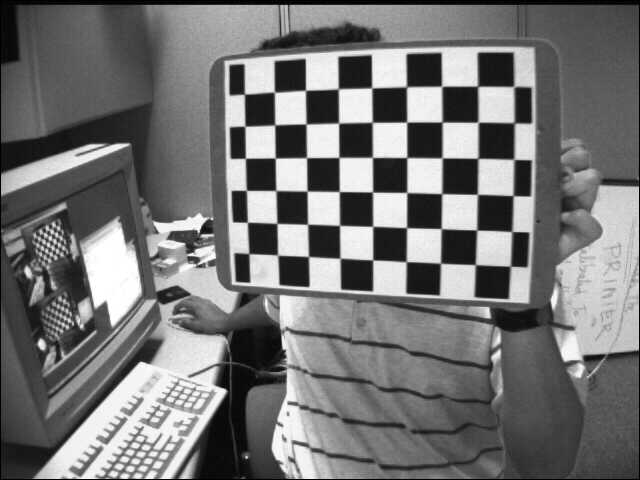
#> input picture Assignment 8/calibration/left01.jpg, 640 x 480 px; its folder holds only this picture in this run
$ jupyter execute Assignment_8.ipynb
#> lines starting #> are read from the running program, lines starting #| are printed output that depends on the picture; after the words box and inside, x2 and y2 are one past the last pixel; in counts of white or black regions, pixels touching at a corner belong together; long printed decimals are rounded
# Camera calibration

In this notebook, we experiment with camera calibration in Opencv22.

## Task 1 - Camera Calibration (70%)

Load the given images of a checkerboard in the folder "calibration" and use them for camera calibration with OpenCV.
The calibraton model should estimate a radial/tangential distortion model with 3 radial and 2 tangential parameters.
You can use all OpenCV functions. Make sure to refine the found corner locations with `cv2.cornerSubPix`.
For the given images, assume a checkerboard grid of 9x6 cells. Show the found corner locations of the first 3 images in the notebook (``cv2.drawChessboardCorners``).
Perform calibration by assuming the physical size of one checkerboard cell is 2.5 cm.
After calibration, calculate the mean, the closest and the farthest distance to the center of the calibration target to the camera over the different views.
(Hint: define the checkerboard object coordinates in a way that the center is at the origin and calculate the distances via the norm of the translation part of the pose)
<!-- At the end of your program, print the camera matrix, the 5 distortion coefficients and the obtained mean, min and max distance to the calibration target center.   -->

Useful functions:
* ``glob.glob('./<folder>/*.jpg')``  (returns a list of all .jpg files in the given subfolder)
* ``cv2.findChessboardCorners`` (use ``cv2.CALIB_CB_ADAPTIVE_THRESH``, ``cv2.CALIB_CB_FAST_CHECK``, and ``cv2.CALIB_CB_NORMALIZE_IMAGE`` flags)
* ``cv2.cornerSubPix``
* ``cv2.drawChessboardCorners`` (to visually verify that the checkerboard was detected correctly)
* ``cv2.calibrateCamera``

[cell 1]
import numpy as np
import cv2
from matplotlib import pyplot as plt
import glob
# Termination criteria for corner sub-pixel refinement
criteria = (cv2.TERM_CRITERIA_EPS + cv2.TERM_CRITERIA_MAX_ITER, 30, 0.001)

# Prepare object points (3D points in real-world space)
objp = np.zeros((6 * 9, 3), np.float32)
objp[:,:2] = np.mgrid[0:9, 0:6].T.reshape(-1, 2) * 2.5  # Assuming each checkerboard cell is 2.5 cm

# Arrays to store object points and image points from all the images
objpoints = []  # 3D points in real-world space
imgpoints = []  # 2D points in image plane

# Loop through the images
for filename in glob.glob('./calibration/*.jpg'):
    img = cv2.imread(filename)
#> img is the input picture: shape (480, 640, 3); min 0, max 255, mean 116.6
    gray = cv2.cvtColor(img, cv2.COLOR_BGR2GRAY)

    # Find the chess board corners
    ret, corners = cv2.findChessboardCorners(gray, (9, 6), None)
#> ret = True; corners = 54 rows, first 8: [244.5, 94.33], [274.6, 92.24], [305.5, 90.4], [338.4, 88.84], [371.6, 87.98], [406.8, 86.92], [441.6, 86.37], [477.6, 86.38]

    # If found, add object points, image points (after refining them)
    if ret == True:
        objpoints.append(objp)
        corners2 = cv2.cornerSubPix(gray, corners, (11, 11), (-1, -1), criteria)
#> corners2 = 54 rows, first 8: [244.4, 94.14], [274.4, 92.21], [305.5, 90.32], [338.3, 88.79], [371.7, 87.87], [406.5, 86.71], [441.6, 86.25], [477.6, 86.22]
        imgpoints.append(corners2)

        # Draw and display the corners
        img_with_corners = img.copy()
        cv2.drawChessboardCorners(img_with_corners, (9, 6), corners2, ret)
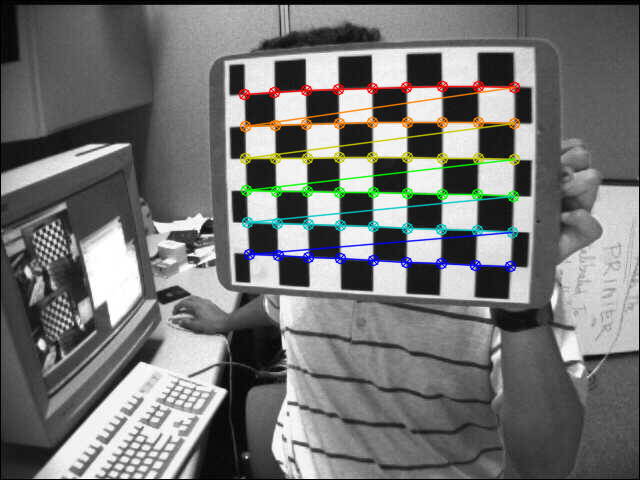
#> img_with_corners: shape (480, 640, 3); 4.21% of pixels changed, all inside (x1, y1, x2, y2) = (238, 80, 521, 273)
        plt.imshow(cv2.cvtColor(img_with_corners, cv2.COLOR_BGR2RGB))
        plt.title("Detected Corners")
        plt.show()

# Calibration
ret, mtx, dist, rvecs, tvecs = cv2.calibrateCamera(objpoints, imgpoints, gray.shape[::-1], None, None)
#> ret = 0.161; mtx = [[811.4, 0, 306.3], [0, 768.8, 314.7], [0, 0, 1]]; dist = [[-0.656, 0.296, -0.0603, 0.0206, -0.406]]; rvecs = ([0.252, 0.427, 0.0302],); tvecs = ([-4.71, -16.98, 58.75],)

# Print results
print("Camera matrix:")
print(mtx)
#| [[811.353   0.         306.305]
#|  [  0.         768.773  314.671]
#|  [  0.           0.           1.        ]]
print("\nDistortion coefficients:")
print(dist)
#| [[-0.6556   0.2957  -0.06027  0.02059 -0.4062]]
distances = np.linalg.norm(tvecs, axis=1)
#> distances = [61.33]
mean_distance = np.mean(distances)
#> mean_distance = 61.33
min_distance = np.min(distances)
#> min_distance = 61.33
max_distance = np.max(distances)
#> max_distance = 61.33

print("\nMean distance to calibration target center:", mean_distance)
#| Mean distance to calibration target center: 61.333
print("Closest distance to calibration target center:", min_distance)
#| Closest distance to calibration target center: 61.333
print("Farthest distance to calibration target center:", max_distance)
#| Farthest distance to calibration target center: 61.333

## Task 2 - Undistort image (30%)

Take a look at the given image (distorted.jpg) and observe the distortion introduced by the camera lens.
Answer in the notebook if this is a pincushion, or a barrel distortion.
Load and undistort the image with using either your results of task 1, or the given radial/tangential camera model parameters.
Show the undistorted image in the notebook. When comparing with the original, what do you observe when looking at the straight lines of the checkerboard?

Distortion Parameters:

$k_{1..3} = [-0.26509006, -0.04674349, 0.25231504]$
$p_{1..2} = [0.00183301, -0.00031472]$

Camera Intrinsics:

$\alpha_x = 536.07344478$
$\alpha_y = 536.01635905$
$x_c = 342.37038659$
$y_c = 235.53685174$

Useful functions:
* ``cv2.getOptimalNewCameraMatrix``
* ``cv2.undistort``

[cell 2]
#i think the distortion is the barrel distortion

import cv2
import numpy as np
from matplotlib import pyplot as plt

distorted_image = cv2.imread("distorted.jpg",0)
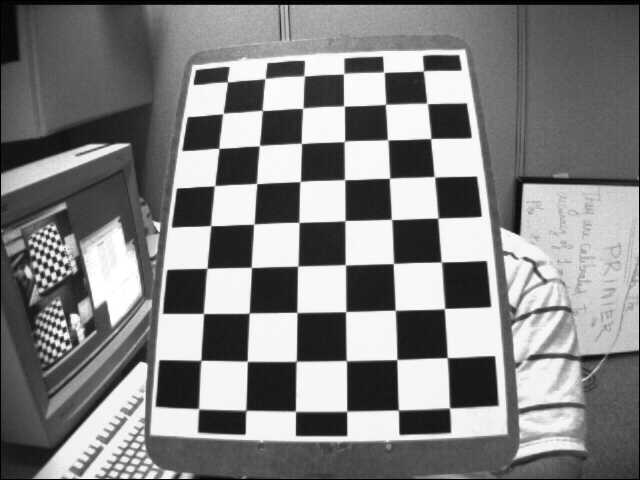
#> input picture Assignment 8/distorted.jpg, 640 x 480 px
#> distorted_image is the input picture: shape (480, 640); min 0, max 255, mean 129.5

k = np.array([-0.26509006, -0.04674349, 0.25231504])
p = np.array([0.00183301, -0.00031472])

alpha_x = 536.07344478
alpha_y = 536.01635905
x_c = 342.37038659
y_c = 235.53685174

camera_matrix = np.array([[alpha_x, 0, x_c],
                         [0, alpha_y, y_c],
                         [0, 0, 1]])

h, w = distorted_image.shape
#> h = 480; w = 640

dist = np.concatenate([k[:2], p, k[2:]])
print(dist)
newcameramtx, roi = cv2.getOptimalNewCameraMatrix(camera_matrix, dist, (w, h), 1, (w, h))
#> roi = (4, 17, 624, 447)
print(roi)
#| (4, 17, 624, 447)

undistorted_image = cv2.undistort(distorted_image, mtx, dist, None, newcameramtx)
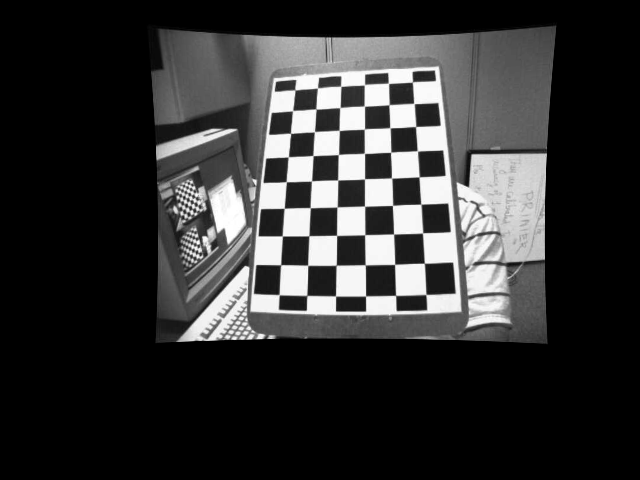
#> undistorted_image: shape (480, 640); min 0, max 255, mean 51
plt.figure(figsize=(10, 5))


plt.subplot(1, 2, 1)
plt.imshow(cv2.cvtColor(distorted_image, cv2.COLOR_BGR2RGB))
plt.title('Original Image')
plt.axis('off')
plt.subplot(1, 2, 2)
plt.imshow(cv2.cvtColor(undistorted_image, cv2.COLOR_BGR2RGB))
plt.title('Undistorted Image')
plt.axis('off')

plt.show()
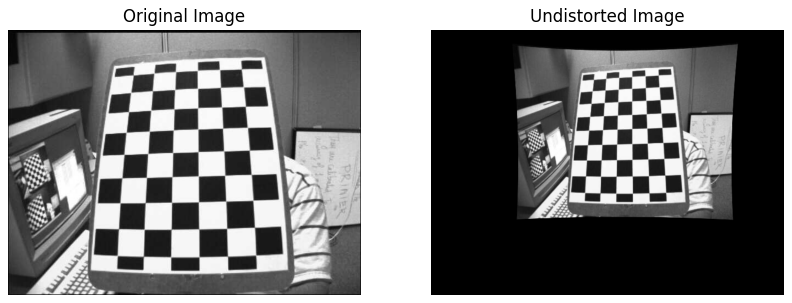
#> figure drawn by matplotlib, 2 panels
